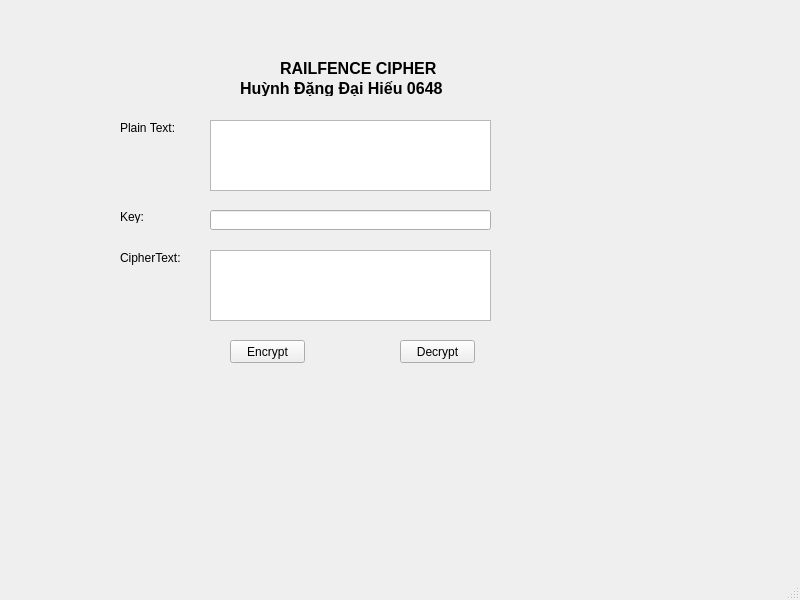
<?xml version="1.0" encoding="UTF-8"?>
<ui version="4.0">
 <class>MainWindow</class>
 <widget class="QMainWindow" name="MainWindow">
  <property name="geometry">
   <rect>
    <x>0</x>
    <y>0</y>
    <width>800</width>
    <height>600</height>
   </rect>
  </property>
  <property name="windowTitle">
   <string>MainWindow</string>
  </property>
  <widget class="QWidget" name="centralwidget">
   <widget class="QPushButton" name="btn_encrypt">
    <property name="geometry">
     <rect>
      <x>230</x>
      <y>340</y>
      <width>75</width>
      <height>23</height>
     </rect>
    </property>
    <property name="text">
     <string>Encrypt</string>
    </property>
   </widget>
   <widget class="QLabel" name="label_4">
    <property name="geometry">
     <rect>
      <x>120</x>
      <y>210</y>
      <width>47</width>
      <height>13</height>
     </rect>
    </property>
    <property name="text">
     <string>Key:</string>
    </property>
   </widget>
   <widget class="QTextEdit" name="txt_cipher_text">
    <property name="geometry">
     <rect>
      <x>210</x>
      <y>250</y>
      <width>281</width>
      <height>71</height>
     </rect>
    </property>
   </widget>
   <widget class="QPushButton" name="btn_decrypt">
    <property name="geometry">
     <rect>
      <x>400</x>
      <y>340</y>
      <width>75</width>
      <height>23</height>
     </rect>
    </property>
    <property name="text">
     <string>Decrypt</string>
    </property>
   </widget>
   <widget class="QTextEdit" name="txt_plain_text">
    <property name="geometry">
     <rect>
      <x>210</x>
      <y>120</y>
      <width>281</width>
      <height>71</height>
     </rect>
    </property>
   </widget>
   <widget class="QLabel" name="label_3">
    <property name="geometry">
     <rect>
      <x>120</x>
      <y>120</y>
      <width>71</width>
      <height>16</height>
     </rect>
    </property>
    <property name="text">
     <string>Plain Text:</string>
    </property>
   </widget>
   <widget class="QLabel" name="label_5">
    <property name="geometry">
     <rect>
      <x>120</x>
      <y>250</y>
      <width>71</width>
      <height>16</height>
     </rect>
    </property>
    <property name="text">
     <string>CipherText:</string>
    </property>
   </widget>
   <widget class="QLabel" name="label_2">
    <property name="geometry">
     <rect>
      <x>240</x>
      <y>80</y>
      <width>221</width>
      <height>16</height>
     </rect>
    </property>
    <property name="font">
     <font>
      <pointsize>12</pointsize>
      <weight>75</weight>
      <bold>true</bold>
     </font>
    </property>
    <property name="text">
     <string>Huỳnh Đặng Đại Hiếu 0648</string>
    </property>
   </widget>
   <widget class="QLabel" name="label">
    <property name="geometry">
     <rect>
      <x>280</x>
      <y>60</y>
      <width>161</width>
      <height>16</height>
     </rect>
    </property>
    <property name="font">
     <font>
      <pointsize>12</pointsize>
      <weight>75</weight>
      <bold>true</bold>
     </font>
    </property>
    <property name="text">
     <string>RAILFENCE CIPHER</string>
    </property>
   </widget>
   <widget class="QLineEdit" name="txt_key">
    <property name="geometry">
     <rect>
      <x>210</x>
      <y>210</y>
      <width>281</width>
      <height>20</height>
     </rect>
    </property>
   </widget>
  </widget>
  <widget class="QMenuBar" name="menubar">
   <property name="geometry">
    <rect>
     <x>0</x>
     <y>0</y>
     <width>800</width>
     <height>21</height>
    </rect>
   </property>
  </widget>
  <widget class="QStatusBar" name="statusbar"/>
 </widget>
 <resources/>
 <connections/>
</ui>
